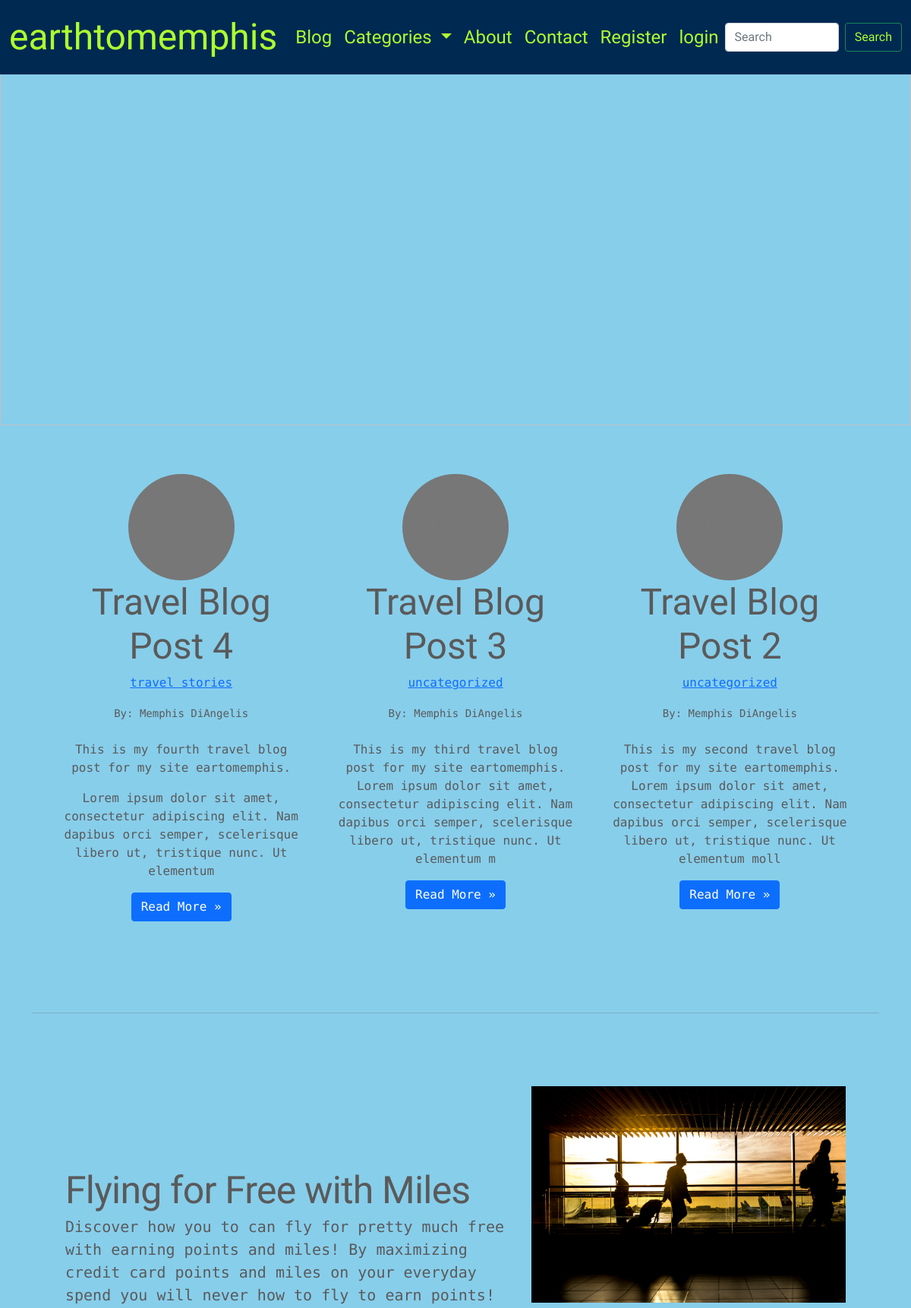
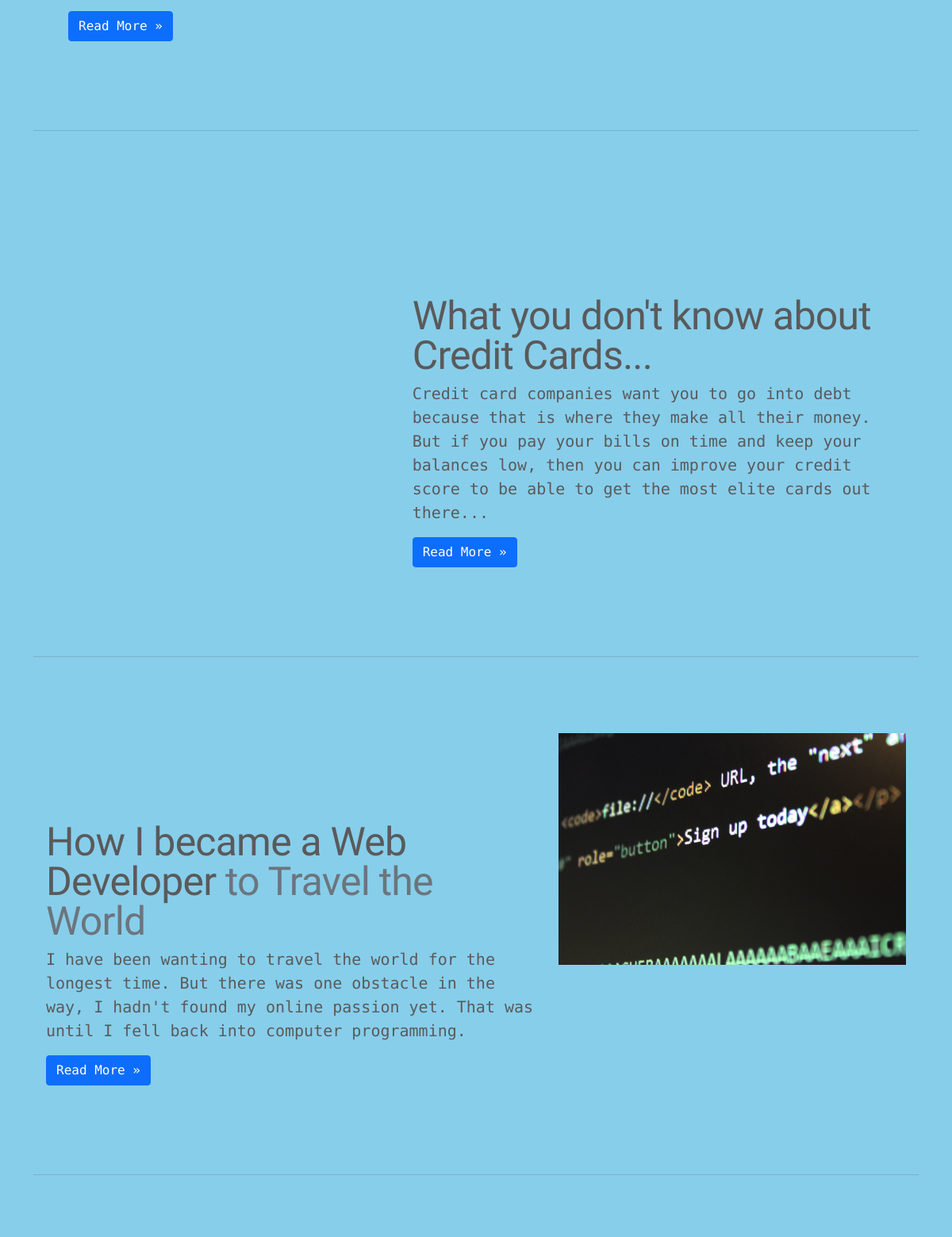
The page / (upper part) on the database its author committed (2 pictures, top to bottom).
### blog/models.py (models this page shows, shortened)
class Post(models.Model):
    title = models.CharField(max_length=200, unique=True)
    slug = models.SlugField(blank=False, unique=True,
                            default='travel-blog-post')
    author = models.ForeignKey(User, on_delete=models.CASCADE)
    date_created = models.DateTimeField(auto_now_add=True)
    body = models.TextField()
    status = models.IntegerField(choices=STATUS, default=0)
    metades = models.CharField(max_length=300, default="new post")
    category = models.CharField(max_length=200, default='uncategorized')
    class Meta:
        ordering = ['-date_created']

### blog/views.py (the view)
class ArticleListView(ListView):
    model = Post
    template_name = 'index.html'
    paginate_by = 3
    def get_context_data(self, *args, **kwargs):
        cat_menu = Category.objects.all()
        context = super(ArticleListView, self).get_context_data(*args, **kwargs)
        context["cat_menu"] = cat_menu
        return context

### blog/models.py (called while the page is built)
    def __str__(self):
        return self.name

### blog/templates/index.html (shortened to what this page needs)
{% extends "base.html" %}
{% load static %}
{% block content %}
<main>
    <div id="myCarousel" class="carousel slide" data-bs-ride="carousel">
      <div class="carousel-inner">
        <div class="carousel-item active">
          <img src="{% static 'img/CityOfTravel.jpg' %}" class="d-block w-100">
        </div>
      </div>
    </div>
    <div class="container marketing">
      <div class="row" style="margin: 1rem;">
        {% for post in object_list %}
          <div class="col-lg-4">
              <h2>{{post.title}}</h2>
              <p><a href="{% url 'category' post.category|slugify %}">{{post.category}}</a></p>
              <small>By:
                {{post.author.first_name}}
                {{post.author.last_name}}
              </small>
              <br>
              <br>
              <p>{{post.body|slice:"200"|safe}}</p>
              <p><a class="btn btn-primary" href="{% url 'article-detail' post.slug %}">Read More &raquo;</a></p>
          </div>
        {% endfor %}
      </div>
      <hr class="featurette-divider">
      <div class="row featurette" style="margin: 1rem;">
        <div class="col-md-7">
          <h2 class="featurette-heading">Flying for Free with Miles</h2>
          <p class="lead">Discover how you to can fly for pretty much free with earning points and miles! By maximizing credit card points and miles on your everyday spend you will never how to fly to earn points!</p>
          <p><a class="btn btn-primary" href="#">Read More &raquo;</a></p>
        </div>
        <div class="col-md-5">
          <img src="{% static 'img/AirportWalkWay.jpg' %}" alt="" class="d-block w-100">
        </div>
      </div>
      <hr class="featurette-divider">
      <div class="row featurette">
        <div class="col-md-7 order-md-2">
          <h2 class="featurette-heading">What you don't know about Credit Cards...</h2>
          <p class="lead">Credit card companies want you to go into debt because that is where they make all their money. But if you pay your bills on time and keep your balances low, then you can improve your credit score to be able to get the most elite cards out there...</p>
          <p><a class="btn btn-primary" href="#">Read More &raquo;</a></p>
        </div>
        <div class="col-md-5 order-md-1">
        </div>
      </div>
      <hr class="featurette-divider">
      <div class="row featurette">
        <div class="col-md-7">
          <h2 class="featurette-heading">How I became a Web Developer <span class="text-muted">to Travel the World</span></h2>
          <p class="lead">I have been wanting to travel the world for the longest time. But there was one obstacle in the way, I hadn't found my online passion yet. That was until I fell back into computer programming.</p>
          <p><a class="btn btn-primary" href="#">Read More &raquo;</a></p>
        </div>
        <div class="col-md-5">
          <img src="{% static 'img/SignUpCode.jpg' %}" alt="" class="d-block w-100">
        </div>
      </div>
      <hr class="featurette-divider">
    </div>
{% endblock content %}

### static/css/carousel.css (style rules this page uses)
body { padding-top: 3rem; padding-bottom: 3rem; color: #5a5a5a; }
.carousel { margin-bottom: 4rem; }
.carousel-item { height: 32rem; }
.carousel-item > img { position: absolute; top: 0; left: 0; min-width: 100%; height: 32rem; }
.marketing .col-lg-4 { margin-bottom: 1.5rem; text-align: center; }
.marketing h2 { font-weight: 400; }
.marketing .col-lg-4 p { margin-right: .75rem; margin-left: .75rem; }
.featurette-divider { margin: 5rem 0; }
.featurette-heading { font-weight: 300; line-height: 1; letter-spacing: -.05rem; }
@media (min-width: 40em) { .featurette-heading { font-size: 50px; } }
@media (min-width: 62em) { .featurette-heading { margin-top: 7rem; } }

### blog/templates/base.html (style rules this page uses)
:root { --primary-color: #002952; --secondary-color: skyblue; }
body { background-color: var(--secondary-color); font-family: 'Roboto Mono', monospace; margin: 0; padding: 0; }
h1, h2, h3, h4, h5, h6, nav { font-family: 'Italianno', cursive; font-size: 3rem; }
.bd-placeholder-img { font-size: 1.125rem; text-anchor: middle; -webkit-user-select: none; -moz-user-select: none; user-select: none; }
.featurette { padding: 1rem; }

### rows shown on the page
Post: title "Travel Blog Post 4", category "travel stories", author.first_name "Memphis", author.last_name "DiAngelis", body "This is my fourth travel blog post for my site eartomemphis. Lorem ipsum dolor sit amet, consectetur adipiscing elit. Nam dapibus orci semper, scelerisque libero ut, tristique nunc. Ut elementum"
Post: title "Travel Blog Post 3", category "uncategorized", author.first_name "Memphis", author.last_name "DiAngelis", body "This is my third travel blog post for my site eartomemphis. Lorem ipsum dolor sit amet, consectetur adipiscing elit. Nam dapibus orci semper, scelerisque libero ut, tristique nunc. Ut elementum m"
Post: title "Travel Blog Post 2", category "uncategorized", author.first_name "Memphis", author.last_name "DiAngelis", body "This is my second travel blog post for my site eartomemphis. Lorem ipsum dolor sit amet, consectetur adipiscing elit. Nam dapibus orci semper, scelerisque libero ut, tristique nunc. Ut elementum moll"
